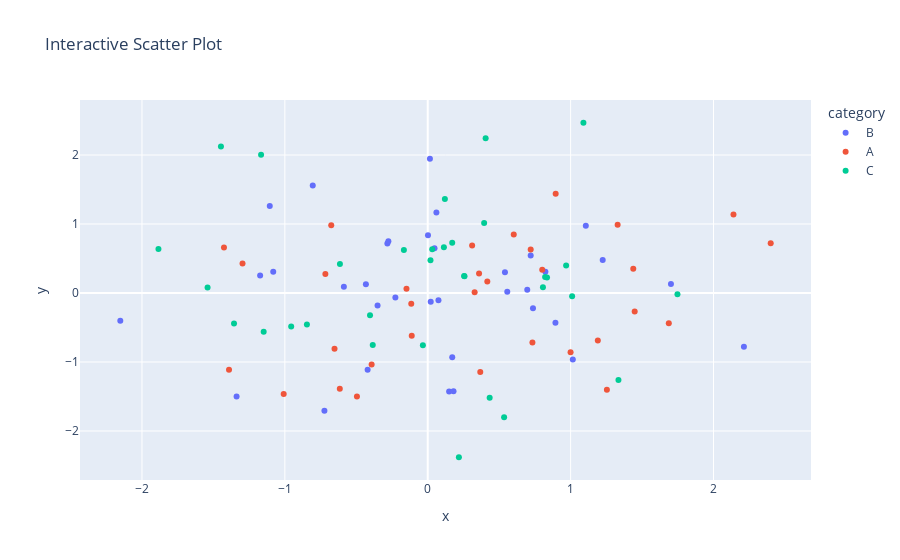

Notebook source saved alongside this figure:
### Markdown cell above
## 3. Interactive Plots with Plotly

### Code cell
# Interactive scatter plot
fig = px.scatter(df, x='x', y='y', color='category', 
                 title='Interactive Scatter Plot',
                 hover_data=['x', 'y'])
fig.show()

### Figure 1 — Plotly figure (JSON) as saved in the notebook; plotly's stock layout.template omitted (floating-point values rounded to 4 significant figures)
{"data": [{"hovertemplate": "category=B<br>x=%{x}<br>y=%{y}<extra></extra>", "legendgroup": "B", "marker": {"color": "#636efa", "symbol": "circle"}, "mode": "markers", "name": "B", "orientation": "v", "showlegend": true, "type": "scatter", "x": [0.02097, 0.01535, 0.5405, -0.2825, 1.702, 1.225, -0.3511, 0.0475, 0.1715, -1.081, 1.015, -0.4328, -0.7231, 0.1497, -0.2265, 0.7366, -1.173, 0.06065, 0.07509, -0.4206, -0.5869, 0.001714, 0.7205, 1.106, 0.6966, -0.8047, 0.5567, 2.213, 0.1804, -0.2756, 0.8938, -1.338, 0.8235, -2.152, -1.106], "xaxis": "x", "y": [-0.1272, 1.947, 0.2995, 0.7161, 0.1312, 0.4781, -0.1825, 0.649, -0.9323, 0.3092, -0.9653, 0.1273, -1.706, -1.428, -0.06649, -0.222, 0.2526, 1.168, -0.1033, -1.114, 0.09007, 0.8357, 0.5436, 0.9765, 0.04868, 1.557, 0.01958, -0.778, -1.422, 0.7509, -0.4302, -1.501, 0.3092, -0.4034, 1.261], "yaxis": "y"}, {"hovertemplate": "category=A<br>x=%{x}<br>y=%{y}<extra></extra>", "legendgroup": "A", "marker": {"color": "#EF553B", "symbol": "circle"}, "mode": "markers", "name": "A", "orientation": "v", "showlegend": true, "type": "scatter", "x": [1.439, -0.7164, -1.426, -0.6155, -1.296, -0.6524, -0.112, 2.14, 0.6021, -1.008, 0.8014, 0.3678, -0.1154, 0.3107, 1.329, 0.7205, 1.19, -0.3927, 0.7327, -0.1487, -1.391, -0.6754, 1.687, 0.9998, 0.417, 0.3283, 0.3591, 2.4, 1.448, 0.8954, -0.4956, 1.254], "xaxis": "x", "y": [0.3512, 0.2764, 0.6593, -1.388, 0.4266, -0.8061, -0.6191, 1.137, 0.8483, -1.463, 0.3389, -1.145, -0.1541, 0.6894, 0.9896, 0.6289, -0.6873, -1.036, -0.7163, 0.0624, -1.114, 0.9839, -0.4397, -0.8591, 0.167, 0.009891, 0.2843, 0.7203, -0.2679, 1.438, -1.499, -1.403], "yaxis": "y"}, {"hovertemplate": "category=C<br>x=%{x}<br>y=%{y}<extra></extra>", "legendgroup": "C", "marker": {"color": "#00cc96", "symbol": "circle"}, "mode": "markers", "name": "C", "orientation": "v", "showlegend": true, "type": "scatter", "x": [1.09, 0.4334, -0.03397, 0.5346, -1.166, -1.447, 0.2547, 0.8349, -0.4039, 1.011, 0.12, 1.748, 0.8215, -0.9556, 0.01925, -1.541, 0.9686, 0.8063, -0.8457, 0.4052, 1.335, 0.3949, -0.3849, -0.6145, -1.356, -0.1668, -1.148, -1.885, 0.1713, 0.1132, 0.218, 0.2572, 0.03137], "xaxis": "x", "y": [2.468, -1.518, -0.7585, -1.801, 2.005, 2.124, 0.2479, 0.2244, -0.324, -0.04781, 1.363, -0.0192, 0.2305, -0.4838, 0.4757, 0.08144, 0.3991, 0.08293, -0.4579, 2.243, -1.259, 1.014, -0.7533, 0.4212, -0.4436, 0.623, -0.5603, 0.6361, 0.727, 0.6637, -2.381, 0.2422, 0.6346], "yaxis": "y"}], "layout": {"legend": {"title": {"text": "category"}, "tracegroupgap": 0}, "title": {"text": "Interactive Scatter Plot"}, "xaxis": {"anchor": "y", "domain": [0.0, 1.0], "title": {"text": "x"}}, "yaxis": {"anchor": "x", "domain": [0.0, 1.0], "title": {"text": "y"}}}}
